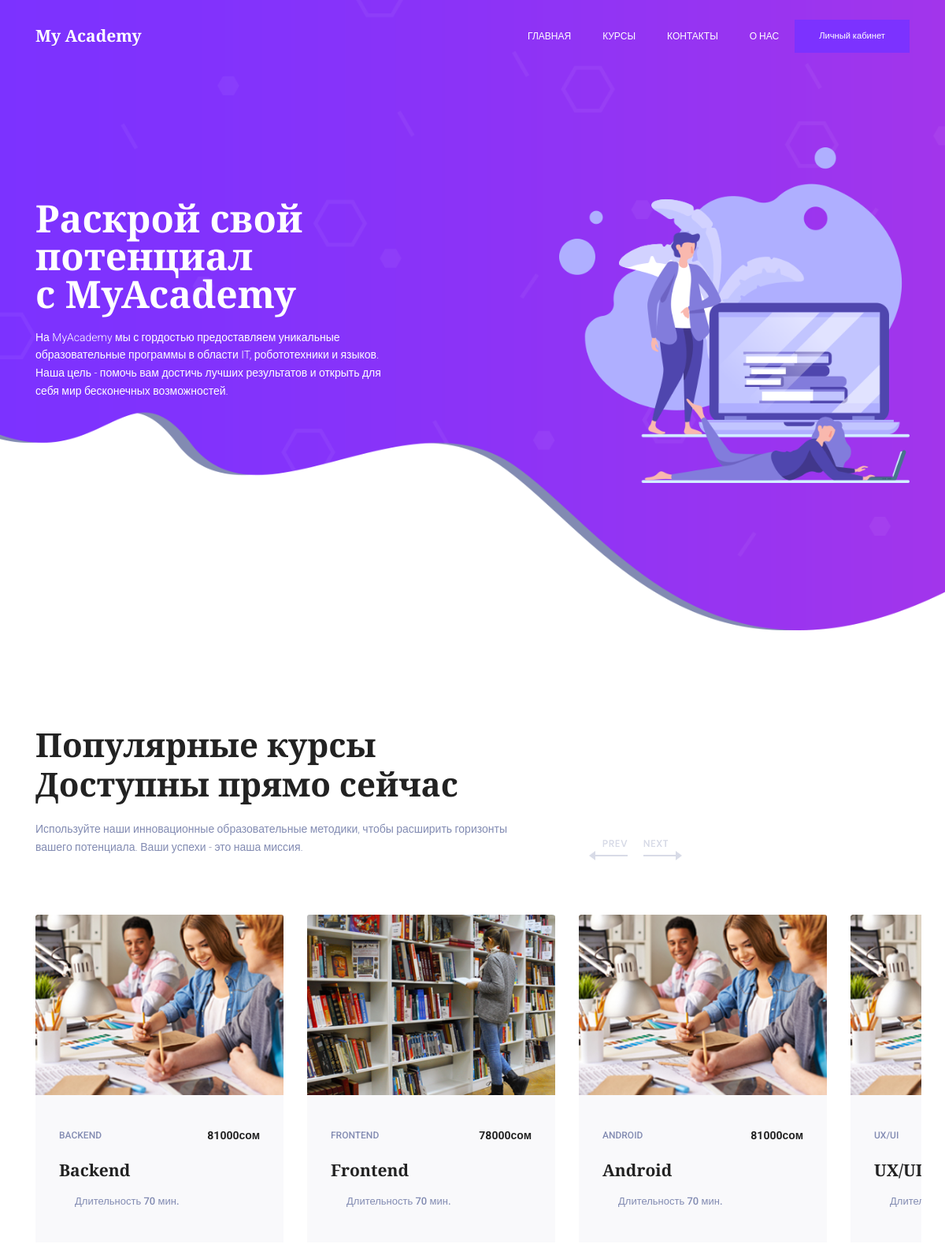
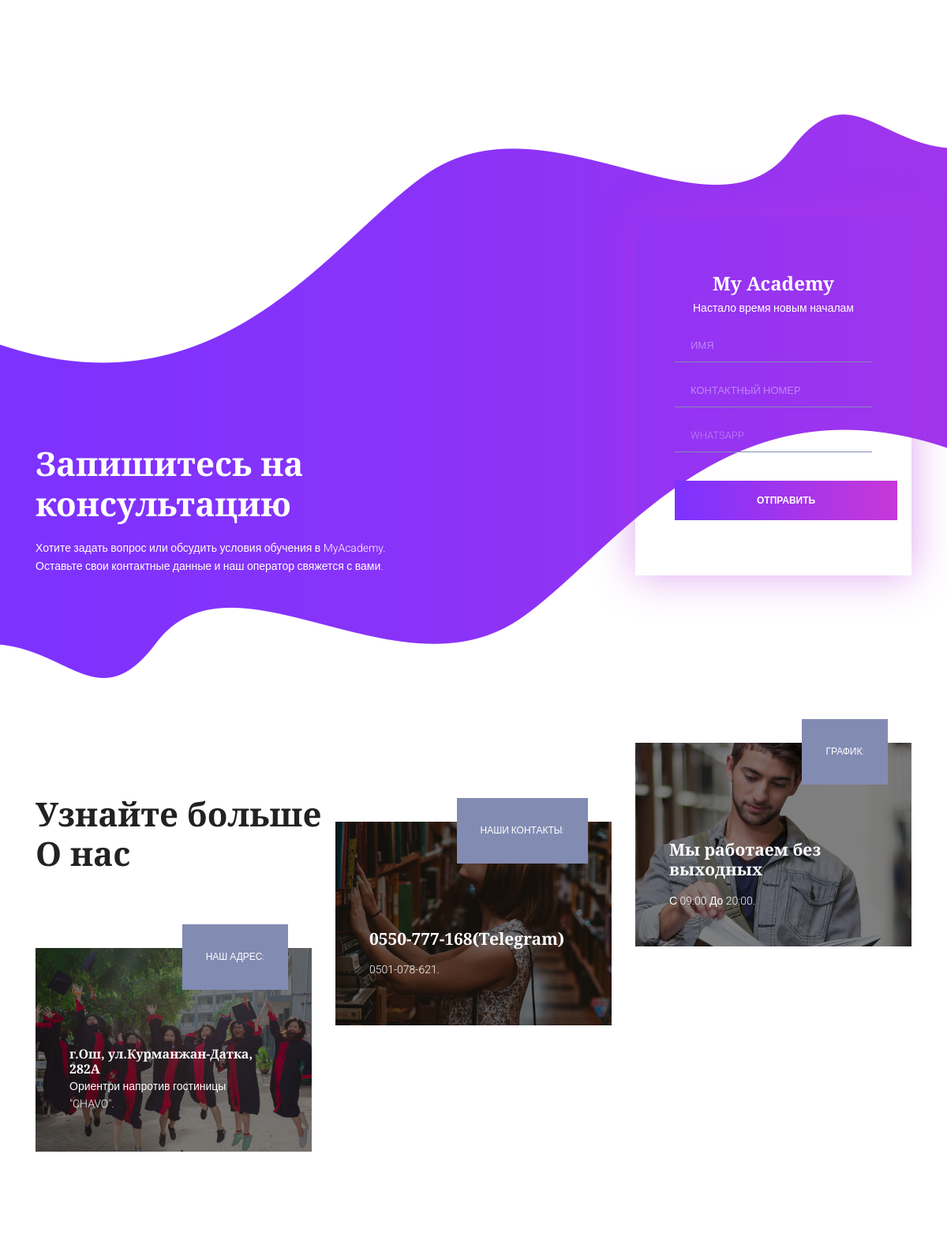
The page / (upper part) on the database its author committed (2 pictures, top to bottom).
### apps/dashboard/models.py (models this page shows, shortened)
class Course(models.Model):
    image = models.ImageField(upload_to='course_images/', null=True)
    title = models.CharField(max_length=140)
    DURATION = (
        ('30', '30 мин'),
        ('40', '40 мин'),
        ('50', '50 мин'),
        ('60', '60 мин'),
        ('70', '70 мин'),
        ('80', '80 мин'),
    )
    duration = models.CharField(max_length=4, null=True, choices=DURATION)
    price = models.IntegerField(null=True)

### apps/dashboard/views.py (the view)
# urls.py: path('', main, name='main'),
def main(request):
    courses = Course.objects.all()
    form = SupportForm()
    if request.method == 'POST':
        form = SupportForm(request.POST)
        if form.is_valid():
            form.save()
            return HttpResponse('Ваш контакт был успешно отправлен. Наш оператор позвонит вам в ближайшее время!')
    context = {
        'courses': courses,
        'form': form
    }
    return render(request, 'landing/index.html', context)

### apps/user/forms.py
class SupportForm(forms.ModelForm):
    class Meta:
        model = Support
        fields = ['name', 'phone', 'whatsapp']
        widgets = {
            'name': forms.TextInput(attrs={
                 'class': 'form-control',
                 'placeholder': 'Имя',
                 'id': 'name',
            }),
            'phone': forms.TextInput(attrs={
                 'class': 'form-control',
                 'placeholder': 'Контактный номер',
                 'id': 'phone',
                 'type': 'number'
            }),
            'whatsapp': forms.TextInput(attrs={
                 'class': 'form-control',
                 'placeholder': 'Whatsapp',
                 'id': 'whatsapp',
                 'type': 'number'
            }),
        }

### templates/landing/index.html (shortened to what this page needs)
{% load static %}
<!DOCTYPE html>
<html lang="zxx" class="no-js">
<head>
    <link rel="stylesheet" href="{% static 'landing_assets/css/linearicons.css' %}" />
    <link rel="stylesheet" href="{% static 'landing_assets/css/font-awesome.min.css' %}" />
    <link rel="stylesheet" href="{% static 'landing_assets/css/bootstrap.css' %}" />
    <link rel="stylesheet" href="{% static 'landing_assets/css/magnific-popup.css' %}" />
    <link rel="stylesheet" href="{% static 'landing_assets/css/owl.carousel.css' %}" />
    <link rel="stylesheet" href="{% static 'landing_assets/css/nice-select.css' %}">
    <link rel="stylesheet" href="{% static 'landing_assets/css/hexagons.min.css' %}" />
    <link rel="stylesheet" href="https://cdn.jsdelivr.net/themify-icons/0.1.2/css/themify-icons.css" />
    <link rel="stylesheet" href="{% static 'landing_assets/css/main.css' %}" />
</head>
<body>
    <header class="default-header">
        <nav class="navbar navbar-expand-lg  navbar-light">
            <div class="container">
                <a class="navbar-brand" href="/">
                    <h4 style="color: #fff;">My Academy</h4>
                </a>
                <div class="collapse navbar-collapse justify-content-end align-items-center"
                    id="navbarSupportedContent">
                    <ul class="navbar-nav align-items-center">
                        <li><a href="#home">Главная</a></li>
                        <li><a href="#courses">Курсы</a></li>
                        <li><a href="#contacts">Контакты</a></li>
                        <li><a href="#aboutus">О нас</a></li>
                        <a href="{% url 'login' %}" class="genric-btn primary">Личный кабинет</a>
                    </ul>
                </div>
            </div>
        </nav>
    </header>
    <section class="home-banner-area" id="home">
        <div class="container">
            <div class="row justify-content-center fullscreen align-items-center">
                <div class="col-lg-5 col-md-8 home-banner-left">
                    <h1 class="text-white">
                        Раскрой свой потенциал <br />
                        с MyAcademy
                    </h1>
                    <p class="mx-auto text-white  mt-20 mb-40">
                        На MyAcademy мы с гордостью предоставляем уникальные образовательные программы в области IT,
                        робототехники и языков. Наша цель - помочь вам достичь лучших результатов и открыть для себя мир
                        бесконечных возможностей.
                    </p>
                </div>
                <div class="offset-lg-2 col-lg-5 col-md-12 home-banner-right">
                    <img class="img-fluid" src="{% static 'landing_assets/img/header-img.png' %}" alt="" />
                </div>
            </div>
        </div>
    </section>
    <section class="popular-course-area section-gap" id="courses">
        <div class="container-fluid">
            <div class="row justify-content-center section-title">
                <div class="col-lg-12">
                    <h2>
                        Популярные курсы <br />
                        Доступны прямо сейчас
                    </h2>
                    <p>
                        Используйте наши инновационные образовательные методики, чтобы расширить горизонты вашего
                        потенциала. Ваши успехи - это наша миссия.
                    </p>
                </div>
            </div>
            <div class="owl-carousel popuar-course-carusel">
                {% for course in courses %}
                <div class="single-popular-course">
                    <div class="thumb">
                        {% if course.image %}
                        <img class="card-img-top" src="{{ course.image.url }}" alt="Card image cap">
                        {% else %}
                        <img class="card-img-top" src="{% static 'landing_assets/img/popular-course/p1.jpg' %}"
                            alt="Card image cap">
                        {% endif %}
                    </div>
                    <div class="details">
                        <div class="d-flex justify-content-between mb-20">
                            <p class="name">{{ course.title }}</p>
                            <p class="value">{{ course.price }}сом</p>
                        </div>
                        <a href="#">
                            <h4>{{ course.title }}</h4>
                        </a>
                        <div class="bottom d-flex mt-15">
                            <p class="ml-20">Длительность {{ course.duration }} мин.</p>
                        </div>
                    </div>
                </div>
                {% endfor %}
            </div>
        </div>
    </section>
    <section class="registration-area" id="contacts">
        <div class="container">
            <div class="row align-items-end">
                <div class="col-lg-5">
                    <div class="section-title text-left text-white">
                        <h2 class="text-white">
                            Запишитесь на <br>
                            консультацию
                        </h2>
                        <p>
                            Хотите задать вопрос или обсудить условия обучения в MyAcademy.
                            Оставьте свои контактные данные и наш оператор свяжется с вами.
                        </p>
                    </div>
                </div>
                <div class="offset-lg-3 col-lg-4 col-md-6">
                    <div class="course-form-section">
                        <h3 class="text-white">My Academy</h3>
                        <p class="text-white">Настало время новым началам</p>
                        <form class="course-form-area contact-page-form course-form text-right" id="myForm"
                            method="post">
                            <div class="form-group col-md-12">
                                {{ form.name }}
                            </div>
                            <div class="form-group col-md-12">
                                {{ form.phone }}
                            </div>
                            <div class="form-group col-md-12">
                                {{ form.whatsapp }}
                            </div>
                            <div class="col-lg-12 text-center">
                                <button class="btn text-uppercase" type="submit">Отправить</button>
                            </div>
                        </form>
                    </div>
                </div>
            </div>
        </div>
    </section>
    <section class="blog-post-area section-gap" id="aboutus">
        <div class="container-fluid">
            <div class="feature-inner row">
                <div class="col-lg-12">
                    <div class="section-title text-left">
                        <h2>
                            Узнайте больше <br />
                            О нас
                        </h2>
                    </div>
                </div>
                <div class="col-lg-4 col-md-6">
                    <div class="single-blog-post">
                        <img src="{% static 'landing_assets/img/blog-post/b1.jpg' %}" class="img-fluid" alt="" />
                        <div class="overlay"></div>
                        <div class="top-text">
                            <p>Наш адрес:</p>
                        </div>
                        <div class="text">
                            <h5 class="text-white">г.Ош, ул.Курманжан-Датка, 282А</h5>
                            <div>
                                <p>
                                    Ориентри напротив гостиницы "CHAVO".
                                </p>
                            </div>
                        </div>
                    </div>
                </div>
                <div class="col-lg-4 col-md-6 mt--160">
                    <div class="single-blog-post">
                        <img src="{% static 'landing_assets/img/blog-post/b2.jpg' %}" class="img-fluid" alt="" />
                        <div class="overlay"></div>
                        <div class="top-text">
                            <p>Наши контакты:</p>
                        </div>
                        <div class="text">
                            <h4 class="text-white">0550-777-168(Telegram)</h4>
                            <div>
                                <p>
                                    0501-078-621.
                                </p>
                            </div>
                        </div>
                    </div>
                </div>
                <div class="col-lg-4 col-md-6 mt--260">
                    <div class="single-blog-post">
                        <img src="{% static 'landing_assets/img/blog-post/b3.jpg' %}" class="img-fluid" alt="" />
                        <div class="overlay"></div>
                        <div class="top-text">
                            <p>График:</p>
                        </div>
                        <div class="text">
                            <h4 class="text-white">Мы работаем без выходных</h4>
                            <div>
                                <p>
                                    С 09:00 До 20:00.
                                </p>
                            </div>
                        </div>
                    </div>
                </div>
            </div>
        </div>
    </section>
</body>
</html>

### rows shown on the page
Course: title "BACKEND", price "81000", title "Backend", duration "70"
Course: image (picture), title "FRONTEND", price "78000", title "Frontend", duration "70"
Course: title "ANDROID", price "81000", title "Android", duration "70"
Course: title "UX/UI"
